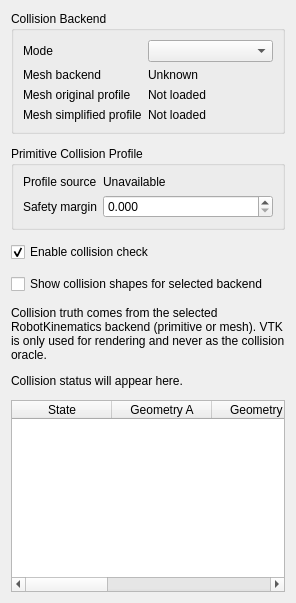
          <widget class="QWidget" name="collisionTab">
           <attribute name="title">
            <string>Collision</string>
           </attribute>
           <layout class="QVBoxLayout" name="collisionTabLayout">
            <property name="spacing">
             <number>12</number>
            </property>
            <item>
             <widget class="QGroupBox" name="collisionBackendGroupBox">
              <property name="title">
               <string>Collision Backend</string>
              </property>
              <layout class="QFormLayout" name="collisionBackendFormLayout">
               <item row="0" column="0">
                <widget class="QLabel" name="collisionBackendLabel">
                 <property name="text">
                  <string>Mode</string>
                 </property>
                </widget>
               </item>
               <item row="0" column="1">
                <widget class="QComboBox" name="collisionBackendComboBox"/>
               </item>
               <item row="1" column="0">
                <widget class="QLabel" name="meshBackendAvailabilityLabel">
                 <property name="text">
                  <string>Mesh backend</string>
                 </property>
                </widget>
               </item>
               <item row="1" column="1">
                <widget class="QLabel" name="meshBackendAvailabilityValueLabel">
                 <property name="text">
                  <string>Unknown</string>
                 </property>
                 <property name="wordWrap">
                  <bool>true</bool>
                 </property>
                </widget>
               </item>
               <item row="2" column="0">
                <widget class="QLabel" name="meshOriginalProfileLabel">
                 <property name="text">
                  <string>Mesh original profile</string>
                 </property>
                </widget>
               </item>
               <item row="2" column="1">
                <widget class="QLabel" name="meshOriginalProfileValueLabel">
                 <property name="text">
                  <string>Not loaded</string>
                 </property>
                 <property name="wordWrap">
                  <bool>true</bool>
                 </property>
                </widget>
               </item>
               <item row="3" column="0">
                <widget class="QLabel" name="meshSimplifiedProfileLabel">
                 <property name="text">
                  <string>Mesh simplified profile</string>
                 </property>
                </widget>
               </item>
               <item row="3" column="1">
                <widget class="QLabel" name="meshSimplifiedProfileValueLabel">
                 <property name="text">
                  <string>Not loaded</string>
                 </property>
                 <property name="wordWrap">
                  <bool>true</bool>
                 </property>
                </widget>
               </item>
              </layout>
             </widget>
            </item>
            <item>
             <widget class="QGroupBox" name="collisionProfileGroupBox">
              <property name="title">
               <string>Primitive Collision Profile</string>
              </property>
              <layout class="QFormLayout" name="collisionProfileFormLayout">
               <item row="0" column="0">
                <widget class="QLabel" name="collisionProfileLabel">
                 <property name="text">
                  <string>Profile source</string>
                 </property>
                </widget>
               </item>
               <item row="0" column="1">
                <widget class="QLabel" name="collisionProfileValueLabel">
                 <property name="text">
                  <string>Unavailable</string>
                 </property>
                 <property name="wordWrap">
                  <bool>true</bool>
                 </property>
                </widget>
               </item>
               <item row="1" column="0">
                <widget class="QLabel" name="collisionSafetyMarginLabel">
                 <property name="text">
                  <string>Safety margin</string>
                 </property>
                </widget>
               </item>
               <item row="1" column="1">
                <widget class="QDoubleSpinBox" name="collisionSafetyMarginSpinBox">
                 <property name="decimals">
                  <number>3</number>
                 </property>
                 <property name="minimum">
                  <double>0.000000000000000</double>
                 </property>
                 <property name="maximum">
                  <double>250.000000000000000</double>
                 </property>
                 <property name="singleStep">
                  <double>1.000000000000000</double>
                 </property>
                </widget>
               </item>
              </layout>
             </widget>
            </item>
            <item>
             <widget class="QCheckBox" name="enableCollisionCheckBox">
              <property name="text">
               <string>Enable collision check</string>
              </property>
              <property name="checked">
               <bool>true</bool>
              </property>
             </widget>
            </item>
            <item>
             <widget class="QCheckBox" name="showCollisionShapesCheckBox">
              <property name="text">
               <string>Show collision shapes for selected backend</string>
              </property>
             </widget>
            </item>
            <item>
             <widget class="QLabel" name="collisionProfileNoteLabel">
              <property name="text">
               <string>Collision truth comes from the selected RobotKinematics backend (primitive or mesh). VTK is only used for rendering and never as the collision oracle.</string>
              </property>
              <property name="wordWrap">
               <bool>true</bool>
              </property>
             </widget>
            </item>
            <item>
             <widget class="QLabel" name="collisionStatusLabel">
              <property name="text">
               <string>Collision status will appear here.</string>
              </property>
              <property name="wordWrap">
               <bool>true</bool>
              </property>
             </widget>
            </item>
            <item>
             <widget class="QTableWidget" name="collisionPairsTableWidget">
              <property name="editTriggers">
               <set>QAbstractItemView::EditTrigger::NoEditTriggers</set>
              </property>
              <property name="alternatingRowColors">
               <bool>true</bool>
              </property>
              <property name="selectionMode">
               <enum>QAbstractItemView::SelectionMode::SingleSelection</enum>
              </property>
              <property name="selectionBehavior">
               <enum>QAbstractItemView::SelectionBehavior::SelectRows</enum>
              </property>
              <property name="columnCount">
               <number>6</number>
              </property>
              <attribute name="horizontalHeaderStretchLastSection">
               <bool>true</bool>
              </attribute>
              <column>
               <property name="text">
                <string>State</string>
               </property>
              </column>
              <column>
               <property name="text">
                <string>Geometry A</string>
               </property>
              </column>
              <column>
               <property name="text">
                <string>Geometry B</string>
               </property>
              </column>
              <column>
               <property name="text">
                <string>Link A</string>
               </property>
              </column>
              <column>
               <property name="text">
                <string>Link B</string>
               </property>
              </column>
              <column>
               <property name="text">
                <string>Clearance (mm)</string>
               </property>
              </column>
             </widget>
            </item>
           </layout>
          </widget>
